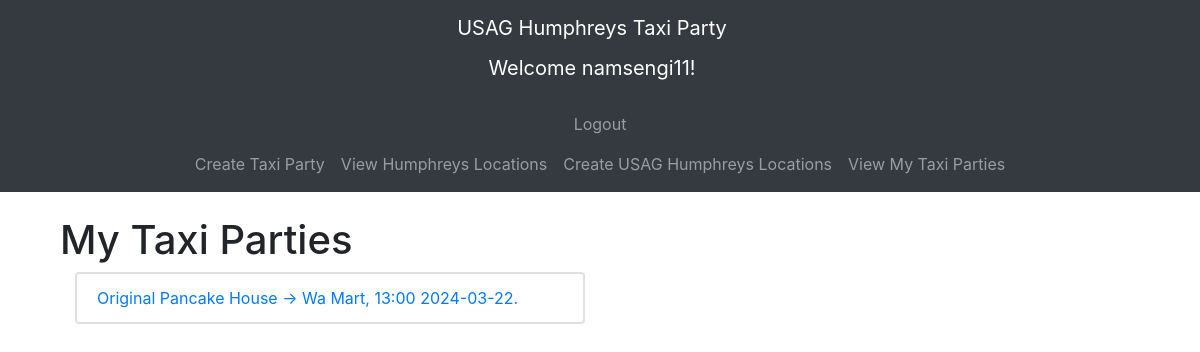
The app's page /myparty/ (signed in), older data.
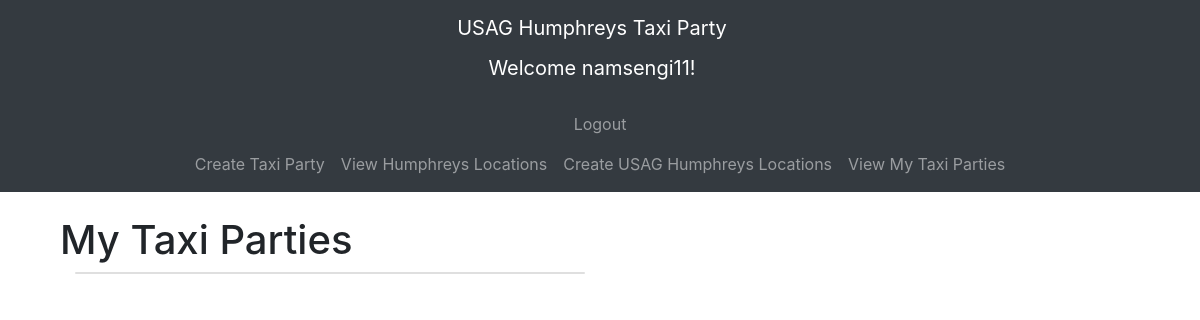
The same page, newer data.
### taxiparty/models.py (models this page shows, shortened)
class TaxiParty(models.Model):
    date = models.DateField(blank=False, default=datetime.date.today)
    time = models.TimeField(blank=False, default=datetime.time(8, 00))
    origin = models.ForeignKey(Location, on_delete=models.CASCADE, related_name='origin')
    destination = models.ForeignKey(Location, on_delete=models.CASCADE, related_name='destination')
    rider = models.ManyToManyField(User, related_name='rider')
    owner = models.ForeignKey(User, null=True, blank=True, on_delete=models.CASCADE, related_name='owner')
    def getAbsoluteUrl(self):
        return reverse("taxiparty:taxipartydynamic", kwargs={"id": self.id})
    def __str__(self) -> str:
        return f"{self.origin} -> {self.destination}, {self.time.__str__()[:5]} {self.date.__str__()}."

class Location(models.Model):
    name = models.TextField(blank=False, unique=True)
    def __str__(self) -> str:
        return self.name

### taxiparty/views.py (the view)
# urls.py: path('myparty/', views.my_party_view, name='myparty'),
def my_party_view(request):
    if request.user.is_anonymous:
        return redirect(reverse('user:login'))
    myParties = TaxiParty.objects.filter(rider=request.user)
    context = {
        'partyList': myParties
    }
    return render(request, "myparty.html", context)

### taxiparty/templates/myparty.html
{% extends 'base.html' %}
{% block content %}
<div class="container mt-4">
    <h1>My Taxi Parties</h1>
    <div class="col-md-6">
        <div class="card">
            {% include 'viewtaxiparty.html' with partyList=partyList %}
        </div>
    </div>
</div>
{% endblock %}

### taxiparty/templates/viewtaxiparty.html
<ul class="list-group">
    {% for party in partyList %}
        <li class="list-group-item">
            <a href="{{ party.getAbsoluteUrl }}" class="text-decoration-none">{{ party }}</a>
        </li>
    {% endfor %}
</ul>

Row changes from the older to the newer data that the page shows:
no longer on this page (row edited): TaxiParty: origin+destination+time "Original Pancake House -> Wa Mart, 13:00 2024-03-22."
